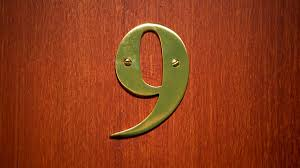
#> input picture model/test_images/9.jpg, 300 x 168 px; its folder holds 5 pictures in this run
$ jupyter execute --allow-errors model_testing_on_images.ipynb
#> lines starting #> are read from the running program, lines starting #| are printed output that depends on the picture
# Testing the Model on real images

## Image Processing

[cell 1]
import os
from PIL import Image

def process_image(image_url):
    # directory to store processed image in
#> called with image_url = './test_images/9.jpg'
    processed_image_directory = "processed_images"
    os.makedirs(processed_image_directory, exist_ok=True)
    # how to name the current test image
    image_name = "current_test_image.jpg"

    try:
        image = Image.open(image_url).convert("RGB")
#> image is the input picture: PIL image 300x168 RGB; mean R, G, B 143.5, 58.6, 24
    # incase the image url provided has a problem
    except:
        raise FileNotFoundError(f"Error while trying to load image '{image_url}'. Please check the image URL well.")

    # resizing image and saving it
    image = image.resize((28, 28))
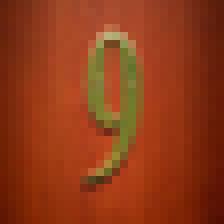
#> image: PIL image 28x28 RGB (shown 8 times larger); mean R, G, B 143.6, 58.6, 24
    image.save(os.path.join(processed_image_directory, image_name))
    print(f"Processed Image saved to '{os.path.join(processed_image_directory, image_name)}'")

[cell 2]
import os
import cv2
import numpy as np

def get_test_image_array(test_image_url=f"{os.path.join('processed_images', 'current_test_image.jpg')}"):
    # loading the test image
#> called with test_image_url = 'processed_images/current_test_image.jpg'
    try:
        image = cv2.imread(test_image_url)
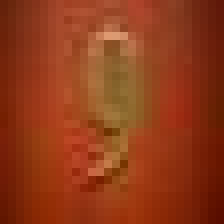
#> image: shape (28, 28, 3) (shown 8 times larger); mean B, G, R 24.5, 58.5, 144
    except:
        raise FileNotFoundError(f"Error while trying to load test image '{test_image_url}'")
    # converting test image to black and white
    image_gray = cv2.cvtColor(image, cv2.COLOR_BGR2GRAY)
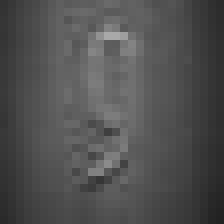
#> image_gray: shape (28, 28) (shown 8 times larger); min 34, max 169, mean 80.2
    # getting a numpy array from the test image
    image_array = np.array(image_gray)
    return np.full(784, 255, dtype=int) - image_array.reshape(784)

## Loading the Model

[cell 3]
import pickle
import os

# function for loading current saved model
def load_current_model(model_name="01_current_model.pkl"):
    # some variables to use
    directory_name = "saved_models"

    # in case no model has been saved before
    if os.path.isdir(directory_name):
        try:
            with open(os.path.join(directory_name, model_name), "rb") as f:
                return pickle.load(f)
        # in case it there's a problem when trying to laod the model from the file
        except Exception as e:
            print(e)
            print(f"Error while trying to load model '{os.path.join(directory_name, model_name)}'")
    # in case there is no saved model yet
    else:
        raise FileNotFoundError(f"No such directory '.\\{directory_name}\\'")

## Function for plotting digit

[cell 4]
import matplotlib.pyplot as plt

def plot_digit(digit_aray):
    # a function for plotting the digit given it's array
    plt.imshow(digit_aray.reshape(28, 28), cmap="binary")
    plt.axis("off")
    plt.show()
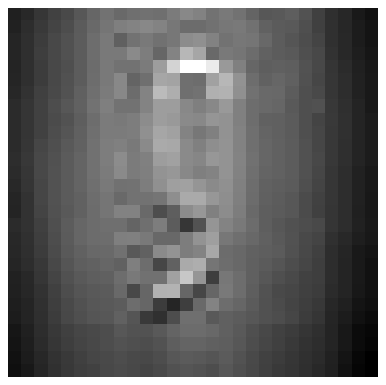
#> figure drawn by matplotlib, 1 panel
